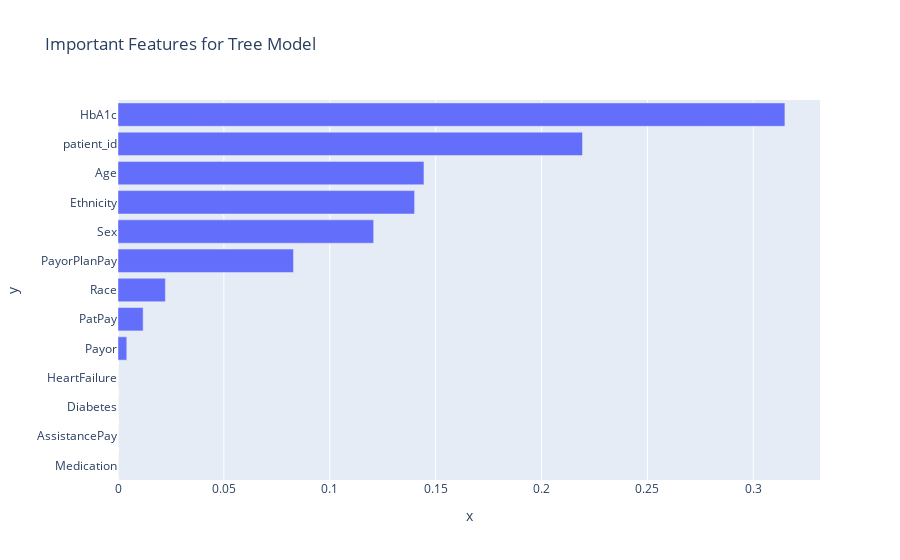

The code cell stored with this chart in its notebook:
### Code cell
important_features_model = permutation_importance(tree_pipe,X_train,y_train, n_repeats=10, random_state=42)
print(f'Permutation Importantce:   { important_features_model.importances_mean }')
idx_1 = important_features_model.importances_mean.argsort()
fig_model1 = px.bar(x = important_features_model.importances_mean[idx_1], y = X_train.columns[idx_1], title = 'Important Features for Tree Model')
fig_model1.show()

### Figure 1 — Plotly figure (JSON) as saved in the notebook; plotly's stock layout.template omitted (floating-point values rounded to 4 significant figures)
{"data": [{"alignmentgroup": "True", "hovertemplate": "x=%{x}<br>y=%{y}<extra></extra>", "legendgroup": "", "marker": {"color": "#636efa", "pattern": {"shape": ""}}, "name": "", "offsetgroup": "", "orientation": "h", "showlegend": false, "textposition": "auto", "type": "bar", "x": [0, 0, 0, 0, 0.004144, 0.01188, 0.02238, 0.08287, 0.1207, 0.1401, 0.1445, 0.2193, 0.3149], "xaxis": "x", "y": ["Medication", "AssistancePay", "Diabetes", "HeartFailure", "Payor", "PatPay", "Race", "PayorPlanPay", "Sex", "Ethnicity", "Age", "patient_id", "HbA1c"], "yaxis": "y"}], "layout": {"barmode": "relative", "legend": {"tracegroupgap": 0}, "title": {"text": "Important Features for Tree Model"}, "xaxis": {"anchor": "y", "domain": [0, 1], "title": {"text": "x"}}, "yaxis": {"anchor": "x", "domain": [0, 1], "title": {"text": "y"}}}}
